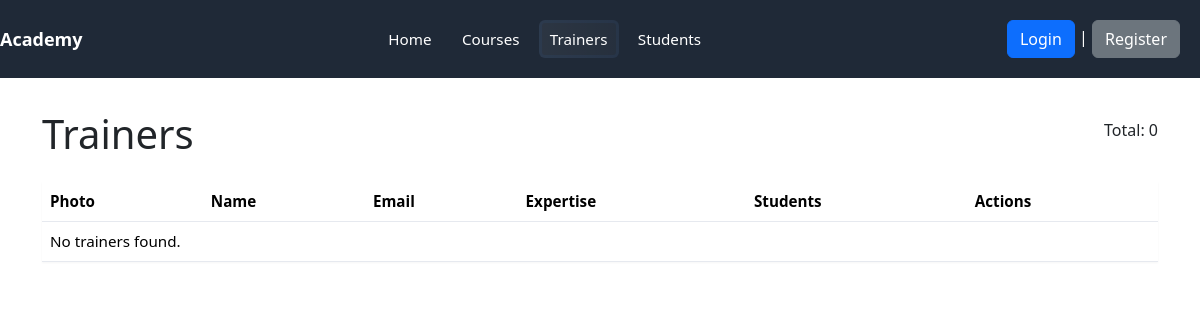
Page /academy/trainers/ on the earlier database version.
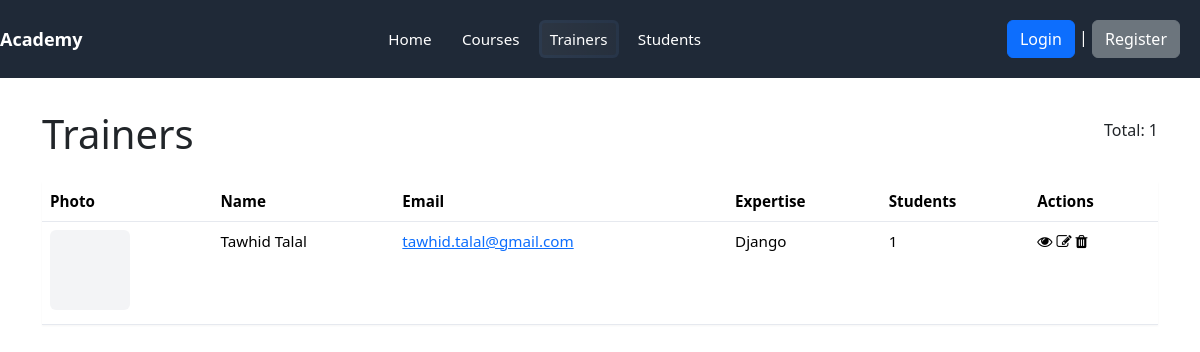
Same page on the later database version.
### academy/models.py (models this page shows, shortened)
class Trainer(models.Model):
    first_name = models.CharField(max_length=100)
    last_name = models.CharField(max_length=100)
    email = models.EmailField(unique=True)
    expertise = models.CharField(max_length=200)
    trainer_photo = models.ImageField(upload_to='trainer_photos/', default='default.png')

### academy/views.py (the view)
# urls.py: path('trainers/', views.trainers, name='trainers'),
def trainers(request):
    trainers= Trainer.objects.all()
    context = {
        'trainers': trainers
    }
    return render(request, 'academy/trainers.html', context)

### templates/academy/trainers.html (shortened to what this page needs)
{% load static %}
<!DOCTYPE html>
<html lang="en">
<head>
  <link rel="stylesheet" href="{% static 'css/style.css' %}">
  <link
    href="https://cdn.jsdelivr.net/npm/bootstrap@5.3.8/dist/css/bootstrap.min.css"
    rel="stylesheet"
/>
  <link rel="stylesheet" href="https://cdnjs.cloudflare.com/ajax/libs/font-awesome/4.7.0/css/font-awesome.min.css">
</head>
<body>
    {% include 'navbar.html' %}
  <div class="container">
    <div class="heading" style="display:flex;justify-content:space-between;align-items:center;margin-bottom:1rem;">
      <h1>Trainers</h1>
      <p>Total: {{ trainers.count }}</p>
    </div>
    <table class="table" aria-label="Trainers table">
      <thead>
        <tr>
          <th>Photo</th>
          <th>Name</th>
          <th>Email</th>
          <th>Expertise</th>
          <th>Students</th>
          <th>Actions</th>
        </tr>
      </thead>
      <tbody>
        {% for trainer in trainers %}
          <tr>
            <td>
              {% if trainer.trainer_photo %}
                <img src="{{ trainer.trainer_photo.url }}" alt="{{ trainer.full_name }}" class="thumb">
              {% else %}
                <div style="width:80px;height:80px;background:#f3f4f6;border-radius:6px;display:inline-block"></div>
              {% endif %}
            </td>
            <td>{{ trainer.first_name }} {{ trainer.last_name }}</td>
            <td><a href="mailto:{{ trainer.email }}">{{ trainer.email }}</a></td>
            <td>{{ trainer.expertise }}</td>
            <td>{{ trainer.students.count }}</td>
            <td>
              <a href="" style="color: black;"><i class="fa fa-eye"></i></a>
              <a href="" style="color: black;"><i class="fa fa-edit"></i></a>
              <a href="" style="color: black;"><i class="fa fa-trash"></i></a>
            </td>
          </tr>
        {% empty %}
          <tr>
            <td colspan="6">No trainers found.</td>
          </tr>
        {% endfor %}
      </tbody>
    </table>
  </div>
</body>
</html>

Differences in the rows shown:
added Trainer: first_name "Tawhid", last_name "Talal", email "tawhid.talal@gmail.com", expertise "Django", students.count "1"
Other differences:
{{ trainers.count }}: "0" → "1"
text no longer shown: "No trainers found."
